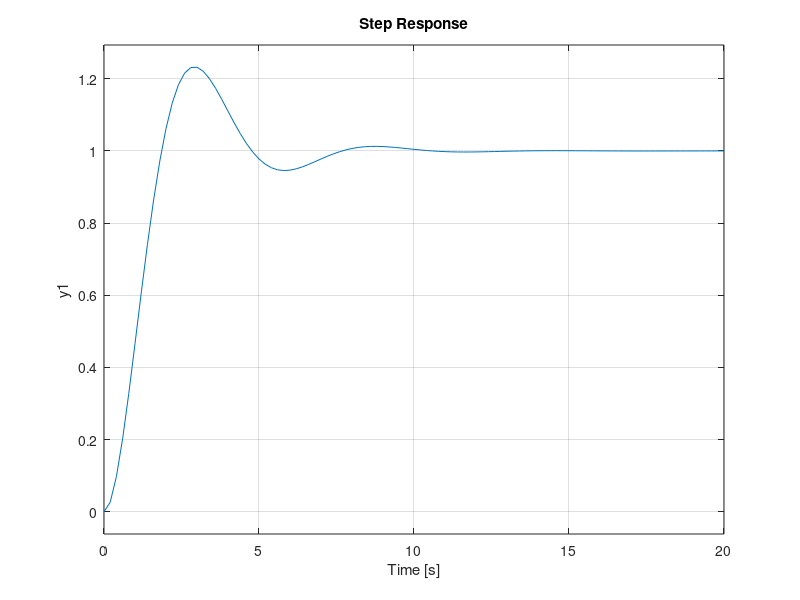

Write the MATLAB code that produced this figure. (Note: this script raises an error after producing the figure.)
s = tf('s');
H = sqrt(2) / (s^2 + s + sqrt(2));
set(gcf,'color','w');
step(H);
export_fig problem4c.pdf;
stepinfo(H)

Ho = sqrt(2) / (s * (s + 1));
nyquist(Ho);
plot_unit_circle();
hold off;
xlim([-3 3])
ylim([-3 3])
export_fig problem4d.pdf;